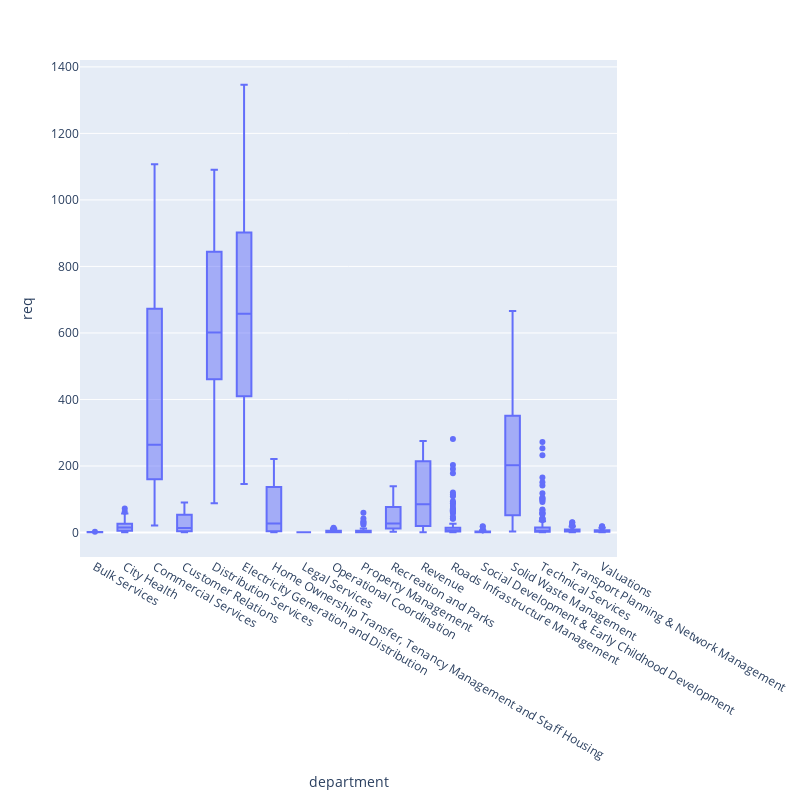

The notebook cell saved with this chart:
### Code cell
fig = px.box(df_test, x="department", y="req", log_y=False, width=800, height=800)
fig.show()

### Figure 1 — Plotly figure (JSON) as saved in the notebook; plotly's stock layout.template omitted (floating-point values rounded to 4 significant figures; data arrays with more than 128 entries replaced by an {"elided": "..."} marker saying what was removed)
{"data": [{"alignmentgroup": "True", "hovertemplate": "department=%{x}<br>req=%{y}<extra></extra>", "legendgroup": "", "marker": {"color": "#636efa"}, "name": "", "notched": false, "offsetgroup": "", "orientation": "v", "showlegend": false, "type": "box", "x": {"elided": "2551 str values"}, "x0": " ", "xaxis": "x", "y": {"elided": "2551 int values"}, "y0": " ", "yaxis": "y"}], "layout": {"boxmode": "group", "height": 800, "legend": {"tracegroupgap": 0}, "margin": {"t": 60}, "width": 800, "xaxis": {"anchor": "y", "domain": [0, 1], "title": {"text": "department"}}, "yaxis": {"anchor": "x", "domain": [0, 1], "title": {"text": "req"}}}}
